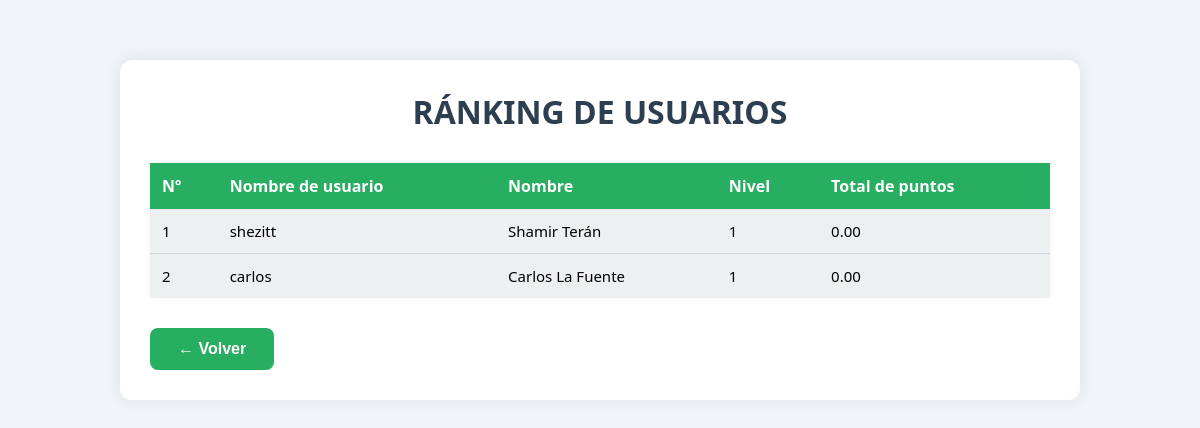
/ranking.php, run on the app's committed database.
### tables this page shows
CREATE TABLE IF NOT EXISTS `Usuario` (
  `idUsuario` INT NOT NULL AUTO_INCREMENT,
  `username` VARCHAR(45) NOT NULL,
  `nombre` VARCHAR(45) NOT NULL,
  `correo` VARCHAR(45) NOT NULL,
  `password` VARCHAR(60) NOT NULL,
  `puntos` DECIMAL(10,2) NOT NULL,
  `puntosTotal` DECIMAL(10,2) NOT NULL,
  `fechaRegistro` DATETIME NOT NULL,
  `idRol` INT NOT NULL,
  `idNivel` INT NOT NULL,
  PRIMARY KEY (`idUsuario`),
  UNIQUE INDEX `username_UNIQUE` (`username` ASC),
  INDEX `fk_Usuario_Rol1_idx` (`idRol` ASC),
  INDEX `fk_Usuario_Nivel1_idx` (`idNivel` ASC),
  UNIQUE INDEX `correo_UNIQUE` (`correo` ASC),
  CONSTRAINT `fk_Usuario_Rol1`
    FOREIGN KEY (`idRol`)
    REFERENCES `Rol` (`idRol`)
    ON DELETE NO ACTION
    ON UPDATE NO ACTION,
  CONSTRAINT `fk_Usuario_Nivel1`
    FOREIGN KEY (`idNivel`)
    REFERENCES `Nivel` (`idNivel`)
    ON DELETE NO ACTION
    ON UPDATE NO ACTION);

CREATE TABLE IF NOT EXISTS `Nivel` (
  `idNivel` INT NOT NULL AUTO_INCREMENT,
  `nivel` INT NOT NULL,
  `nombre` VARCHAR(45) NOT NULL,
  `puntosTotalesNecesarios` DECIMAL(10,2) NOT NULL,
  PRIMARY KEY (`idNivel`));

### web/ranking.php (the view, shortened to what this page needs)
<?php
require_once("conexion.php");
?>
<!DOCTYPE html>
<html lang="es">
<head>
</head>
<body>
  <div class="container">
    <div class="header">
      <h1>RÁNKING DE USUARIOS</h1>
    </div>
    <div class="cuerpo">
      <table>
        <thead>
          <tr>
            <th>Nº</th>
            <th>Nombre de usuario</th>
            <th>Nombre</th>
            <th>Nivel</th>
            <th>Total de puntos</th>
          </tr>
        </thead>
        <tbody>
          <?php
          $stmt = $conn->prepare("CALL getRankingPuntos();");
          $stmt->execute();
          $resultado = $stmt->get_result();
          $cnt = 1;
          while ($fila = $resultado->fetch_assoc()) {
            echo "<tr>";
            echo "<td>" . $cnt++ . "</td>";
            echo "<td>" . $fila['username'] . "</td>";
            echo "<td>" . $fila['nombre'] . "</td>";
            echo "<td>" . $fila['nivel'] . "</td>";
            echo "<td>" . $fila['puntosTotal'] . "</td>";
            echo "</tr>";
          }
          ?>
        </tbody>
      </table>
    </div>
    <div class="button-container">
      <button class="btn" onclick="history.back()">← Volver</button>
    </div>
  </div>
</body>
</html>

### web/ranking.php (style rules this page uses)
body { font-family: 'Segoe UI', sans-serif; background-color: #f0f4f8; margin: 0; padding: 0; }
.container { max-width: 900px; margin: 60px auto; padding: 30px; background: #ffffff; border-radius: 12px; box-shadow: 0 0 15px rgba(0,0,0,0.08); }
.header { text-align: center; margin-bottom: 30px; }
.header h1 { font-size: 32px; color: #2c3e50; margin: 0; }
table { width: 100%; border-collapse: collapse; margin-bottom: 30px; box-shadow: 0 0 5px rgba(0,0,0,0.05); }
thead th { background-color: #27ae60; color: white; padding: 12px; text-align: left; font-size: 16px; }
tbody td { background-color: #ecf0f1; padding: 12px; border-bottom: 1px solid #d0d7de; font-size: 15px; }
tbody tr:last-child td { border-bottom: none; }
.button-container { display: flex; justify-content: flex-start; }
.btn { background-color: #27ae60; color: white; padding: 12px 28px; text-decoration: none; font-weight: bold; border: none; cursor: pointer; font-size: 16px; border-radius: 8px; transition: background 0.3s; }

### data on the page
usuario: username "shezitt", nombre "Shamir Terán", idNivel.nivel "1", puntosTotal "0.00"
usuario: username "carlos", nombre "Carlos La Fuente", idNivel.nivel "1", puntosTotal "0.00"
